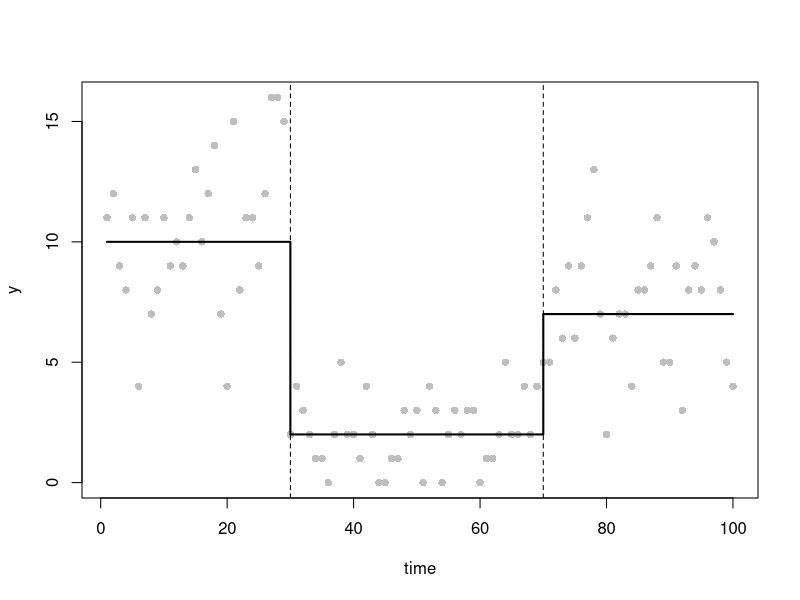
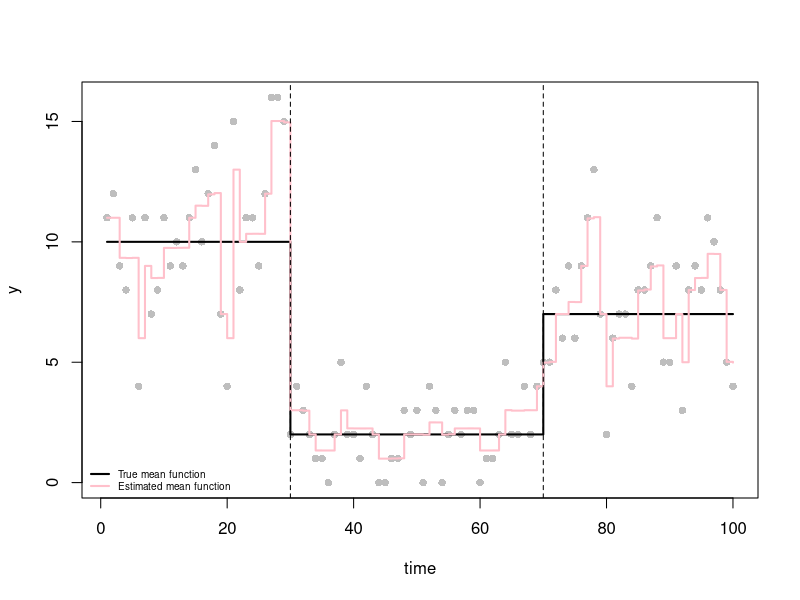

Generate these figures, in order, with R:
# ===================FUNCTIONS ================================
## 2
poisson_lasso_objective <- function(beta,
                                     y,
                                     lambda = 1,
                                     eps = 1e-6) {
  # Evaluate the objective in Eq.(6)
  # Inputs:
  # beta - The parameter vector of length n.
  # y - The data vector
  # lambda - The penalty parameter λ (default: 1).
  # eps - The smoothing parameter ϵ for approximating the absolute function
  # (default: 1e-6).
  # Outputs:
  # The objective value.
  eta <- cumsum(beta)
  # Calculate the negative log-likelihood.
  # lgamma(y + 1) computes more stably than log(factorial(y)).
  nll <- sum(exp(eta) - y * eta + lgamma(y + 1))
  lasso_penalty <- lambda * sum(sqrt(beta[-1]^2 + eps))
  return(nll + lasso_penalty)
}

poisson_lasso_grad <- function(beta,
                                y,
                                lambda = 1,
                                eps = 1e-6) {
  # Evaluate the gradient of the objective with respect to beta.
  eta <- cumsum(beta)
  mu <- exp(eta)
  grad_nll <- rev(cumsum(rev(mu - y)))
  grad_penalty <- c(0, lambda * beta[-1] / sqrt(beta[-1]^2 + eps))
  return(grad_nll + grad_penalty)
}

first_derivative_test <- function(beta_test, y_test, h = 1e-6) {
  # Test the gradient using finite differences.
  # Inputs:
  # beta_test - The test parameter vector of length n.
  # y_test - The test data vector
  # Outputs:
  # The maximum absolute difference between the
  # numerical and analytical gradients.
  grad_fd <- numeric(length(beta_test))
  for (j in seq_along(beta_test)) {
    beta_plus <- beta_test
    beta_minus <- beta_test
    beta_plus[j] <- beta_plus[j] + h
    beta_minus[j] <- beta_minus[j] - h
    C_plus <- poisson_lasso_objective(beta_plus, y_test)
    C_minus <- poisson_lasso_objective(beta_minus, y_test)
    grad_fd[j] <- (C_plus - C_minus) / (2 * h)
  }
  grad_test <- poisson_lasso_grad(beta_test, y_test)
  return(max(abs(grad_fd - grad_test)))
}

poisson_lasso_hess <- function(beta,
                                y,
                                lambda = 1,
                                eps = 1e-6) {
  # Evaluate the Hessian matrix of the objective.
  eta <- cumsum(beta)
  mu <- exp(eta)
  # Calculate Hessian of the negative log-likelihood.
  n <- length(beta)
  index <- outer(1:n, 1:n, pmax)
  s <- rev(cumsum(rev(mu)))
  H_nll <- matrix(s[index], n, n)
  # Calculate Hessian of the smoothed LASSO penalty.
  penalty_diag <- c(0, lambda * eps / (beta[-1]^2 + eps)^(3 / 2))
  return(H_nll + diag(penalty_diag))
}

second_derivative_test <- function(beta_test, y_test, h = 1e-6) {
  # Test the Hessian using finite differences.
  n <- length(beta_test)
  H_fd <- matrix(0, n, n)
  for (j in seq_along(beta_test)) {
    beta_plus <- beta_test
    beta_minus <- beta_test
    beta_plus[j] <- beta_plus[j] + h
    beta_minus[j] <- beta_minus[j] - h
    grad_plus <- poisson_lasso_grad(beta_plus, y_test)
    grad_minus <- poisson_lasso_grad(beta_minus, y_test)
    H_fd[,j] <- (grad_plus - grad_minus) / (2 * h)
  }
  H_test <- poisson_lasso_hess(beta_test, y_test)
  return(max(abs(H_fd - H_test)))
}

# ================== MAIN ANALYSIS =====================================
# 1. Simulate Poisson changepoint data.
set.seed(12345)
n <- 100
time <- 1:n
tau_true <- c(1, 30, 70, n + 1) ## cpt positions (with tau_0 and tau_{m+1})
m_true <- length(tau_true) - 2 ## number of cpts (m)
theta_true <- c(10, 2, 7) ## segment parameters (theta_1, theta_2, theta_3)
mu_true <- numeric(n) ## mean function
for (i in seq_along(theta_true))
  mu_true[tau_true[i]:(tau_true[i + 1] - 1)] <- theta_true[i]
y <- rpois(n, lambda = mu_true)
plot(time, y, pch = 16, col = "grey")
lines(mu_true,
      col = "black",
      lwd = 2,
      type = "s")
abline(v = tau_true[-c(1, length(tau_true))], lty = "dashed")

# 2. Check the gradient and Hessian using finite differences.
first_derivative_test(c(log(2), 0, log(5), 0), c(1, 2, 3, 4))
second_derivative_test(c(log(2), 0, log(5), 0), c(1, 2, 3, 4))
# The small differences support the analytical derivatives.

# 3. A preliminary sanity check.
# Fit the model using BFGS.
beta_initial <- numeric(n)
beta_initial[1] <- log(mean(y))
fit <- optim(par = beta_initial, 
      fn = poisson_lasso_objective, 
      gr = poisson_lasso_grad,
      lambda = 1,
      y = y,
      method = "BFGS",
      control = list(maxit = 1000, reltol = 1e-9))
# Check the algorithm convergence (0 indicates success) and 
# the maximum absolute gradient.
fit$convergence
max(abs(poisson_lasso_grad(fit$par, y)))
# BFGS converged successfully and the gradient is close to zero.

# Evaluate the mean function from the parameter estimates.
mu_hat <- exp(cumsum(fit$par))
# Plot the data (y) and add both the true (mu_true) and 
# estimated (mu_hat) mean functions.
# The diagram shows that the estimated mean function
# captures the main changes near times 30 and 70,
# with some fluctuations within each segment.
plot(time, y, pch = 16, col = "grey")
lines(mu_true,
      col = "black",
      lwd = 2,
      type = "s")
lines(mu_hat, 
      col = "pink", 
      lwd = 2, 
      type = "s")
abline(v = tau_true[-c(1, length(tau_true))], lty = "dashed")
legend("bottomleft",
       legend = c("True mean function", "Estimated mean function"),
       col = c("black", "pink"),
       lwd = 2,
       bty = "n",
       cex = 0.6)
